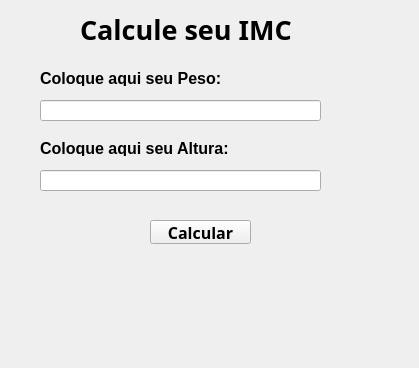
<?xml version="1.0" encoding="UTF-8"?>
<ui version="4.0">
 <class>DockWidget</class>
 <widget class="QDockWidget" name="DockWidget">
  <property name="geometry">
   <rect>
    <x>0</x>
    <y>0</y>
    <width>419</width>
    <height>368</height>
   </rect>
  </property>
  <property name="windowTitle">
   <string>DockWidget</string>
  </property>
  <widget class="QWidget" name="dockWidgetContents">
   <widget class="QLabel" name="Titulo">
    <property name="geometry">
     <rect>
      <x>80</x>
      <y>10</y>
      <width>239</width>
      <height>38</height>
     </rect>
    </property>
    <property name="font">
     <font>
      <family>Arial Black</family>
      <pointsize>20</pointsize>
      <bold>true</bold>
     </font>
    </property>
    <property name="text">
     <string>Calcule seu IMC</string>
    </property>
   </widget>
   <widget class="QLabel" name="Peso">
    <property name="geometry">
     <rect>
      <x>40</x>
      <y>70</y>
      <width>191</width>
      <height>16</height>
     </rect>
    </property>
    <property name="font">
     <font>
      <family>Arial</family>
      <pointsize>12</pointsize>
      <bold>true</bold>
     </font>
    </property>
    <property name="text">
     <string>Coloque aqui seu Peso:</string>
    </property>
   </widget>
   <widget class="QLabel" name="Altura">
    <property name="geometry">
     <rect>
      <x>40</x>
      <y>140</y>
      <width>191</width>
      <height>16</height>
     </rect>
    </property>
    <property name="font">
     <font>
      <family>Arial</family>
      <pointsize>12</pointsize>
      <bold>true</bold>
     </font>
    </property>
    <property name="text">
     <string>Coloque aqui seu Altura:</string>
    </property>
   </widget>
   <widget class="QLineEdit" name="txtPeso">
    <property name="geometry">
     <rect>
      <x>40</x>
      <y>100</y>
      <width>281</width>
      <height>21</height>
     </rect>
    </property>
    <property name="font">
     <font>
      <pointsize>14</pointsize>
     </font>
    </property>
   </widget>
   <widget class="QLineEdit" name="txtAltura">
    <property name="geometry">
     <rect>
      <x>40</x>
      <y>170</y>
      <width>281</width>
      <height>21</height>
     </rect>
    </property>
    <property name="font">
     <font>
      <pointsize>14</pointsize>
     </font>
    </property>
   </widget>
   <widget class="QPushButton" name="btnCalculo">
    <property name="geometry">
     <rect>
      <x>150</x>
      <y>220</y>
      <width>101</width>
      <height>24</height>
     </rect>
    </property>
    <property name="font">
     <font>
      <family>Arial Black</family>
      <pointsize>12</pointsize>
      <bold>true</bold>
     </font>
    </property>
    <property name="text">
     <string>Calcular</string>
    </property>
   </widget>
   <widget class="QLabel" name="lblImc">
    <property name="geometry">
     <rect>
      <x>10</x>
      <y>270</y>
      <width>391</width>
      <height>41</height>
     </rect>
    </property>
    <property name="font">
     <font>
      <family>Arial Black</family>
      <pointsize>28</pointsize>
      <bold>true</bold>
     </font>
    </property>
    <property name="text">
     <string/>
    </property>
    <property name="textFormat">
     <enum>Qt::PlainText</enum>
    </property>
    <property name="indent">
     <number>-1</number>
    </property>
   </widget>
  </widget>
 </widget>
 <resources/>
 <connections/>
</ui>
